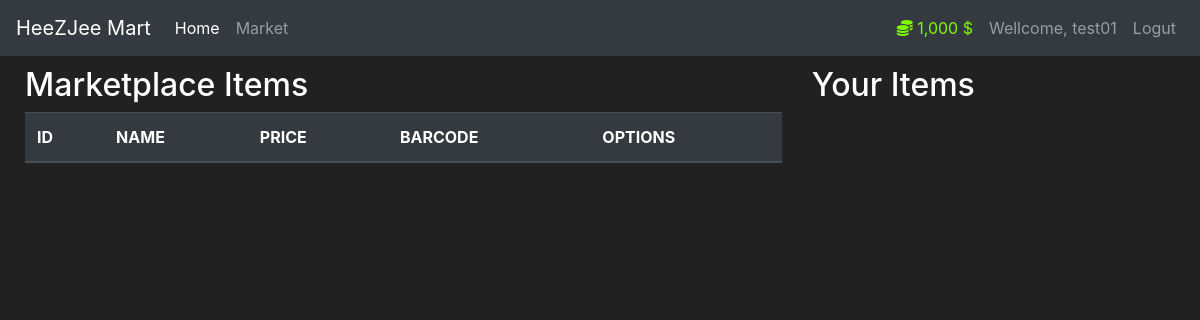
/market (signed in), run on an earlier commit of the app's database.
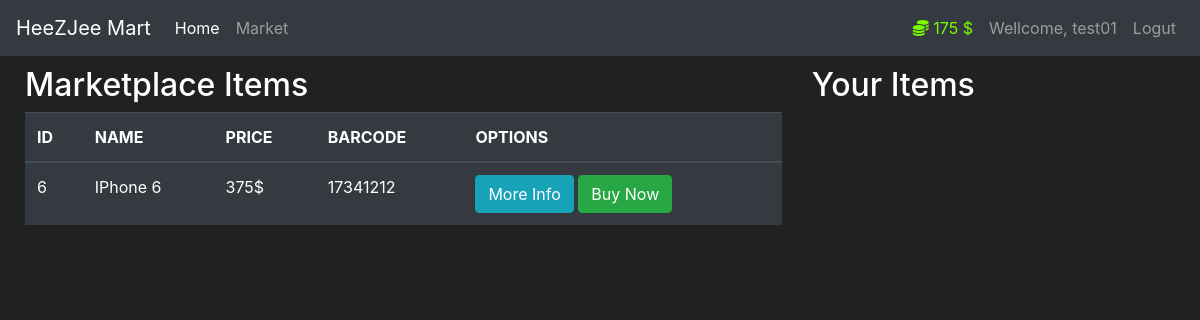
And on a later commit of the database.
### src/models.py (models this page shows, shortened)
class User(db.Model, UserMixin):
    id = db.Column(db.Integer(), primary_key=True)
    username = db.Column(db.String(length=30), nullable=False, unique=True)
    email = db.Column(db.String(length=50), nullable=False, unique=True)
    password = db.Column(db.String(length=60), nullable=False)
    budget = db.Column(db.Integer(), nullable=False, default=1000)
    item = db.relationship('Item', backref='owned_user', lazy=True)
    @property
    def password_hash(self):
        return self.password_hash
    @property
    def pretty_budget(self):
        if len(str(self.budget)) > 3:
            return f"{str(self.budget)[:-3]},{str(self.budget)[-3:]} $"
        else:
            return f"{self.budget} $"

class Item(db.Model):
    id = db.Column(db.Integer(), primary_key=True)
    name = db.Column(db.String(length=30), nullable=False, unique=True)
    price = db.Column(db.Integer(), nullable=False)
    barcode = db.Column(db.String(length=8), nullable=False, unique=True)
    description = db.Column(db.String(length=1024), nullable=False, unique=True)
    owner = db.Column(db.Integer(),db.ForeignKey('user.id'))

### src/routes.py (the view, shortened to what this page needs)
@app.route('/market', methods=["GET", "POST"])
@login_required
def market():
    purchase_form = PurchaseItem()
    if request.method == "GET":
        items: List[object] = Item.query.filter_by(owner=None)
        return render_template("market.html", items=items, purchase_form=purchase_form)

### src/models.py (called while the page is built)
@login_manager.user_loader
def load_user(user_id):
    return User.query.get(int(user_id))

### src/templates/market.html (shortened to what this page needs)
{% extends './base.html' %} {% block title %} Market Page {% endblock %} {%block
content %}
<div class="row" style="margin: 10px;">
  <div class="col-8" >
    <h2>Marketplace Items</h2>
    <table class="table table-hover table-dark">
      <thead>
        <tr>
          <th scope="col">ID</th>
          <th scope="col">NAME</th>
          <th scope="col">PRICE</th>
          <th scope="col">BARCODE</th>
          <th scope="col">OPTIONS</th>
        </tr>
      </thead>
      <tbody>
        {% for item in items %}
        <tr>
          <td scope="col">{{item.id}}</td>
          <td scope="col">{{item.name}}</td>
          <td scope="col">{{item.price}}$</td>
          <td scope="col">{{item.barcode}}</td>
          <td>
                  <button class="btn btn-outline btn-info" data-toggle="modal" data-target="#Modal-MoreInfo-{{ item.id }}">More Info</button>
            <button class="btn btn-outline btn-success" data-toggle="modal" data-target="#Modal-PurchaseItem-{{ item.id }}">Buy Now</button>
          </td>
        </tr>
        {% endfor %}
      </tbody>
    </table>
  </div>
  <div class="col-4">
    <h2>Your Items</h2>
  </div>
</div>
{% endblock %}

### src/templates/base.html (shortened to what this page needs)
<!DOCTYPE html>
<html lang="en">
  <head>
    <link
      rel="stylesheet"
      href="https://cdn.jsdelivr.net/npm/bootstrap@4.5.3/dist/css/bootstrap.min.css"
    />
  </head>
  <body>
    <nav class="navbar navbar-expand-md navbar-dark bg-dark">
      <a class="navbar-brand" href="{{ url_for('index' )}}">HeeZJee Mart</a>
      <div class="collapse navbar-collapse" id="navbarNav">
        <ul class="navbar-nav mr-auto">
          <li class="nav-item active">
            <a class="nav-link" href="{{ url_for('index' )}}"
              >Home <span class="sr-only">(current)</span></a
            >
          </li>
          <li class="nav-item">
            <a class="nav-link" href="{{ url_for('market' )}}">Market</a>
          </li>
        </ul>
        {%if current_user.is_authenticated%}
        <ul class="navbar-nav">
          <li class="nav-item">
            <a class="nav-link" style="color: lawngreen">
              <i class="fas fa-coins"></i>
              {{current_user.pretty_budget}}
            </a>
          </li>
          <li class="nav-item">
            <a class="nav-link">Wellcome, {{current_user.username}}</a>
          </li>
          <li class="nav-item">
            <a class="nav-link" href="{{ url_for('logout' )}}">Logut</a>
          </li>
        </ul>
        {%endif%}
      </div>
    </nav>
    {% block content %} {% endblock %}
  </body>
</html>

### src/templates/base.html (style rules this page uses)
body { background-color: #212121; color: white; }

What changed in the data, as far as the page shows it:
changed User "test01": pretty_budget "1,000 $" → "175 $"
added Item: id "6", name "IPhone 6", price "375", barcode "17341212"
